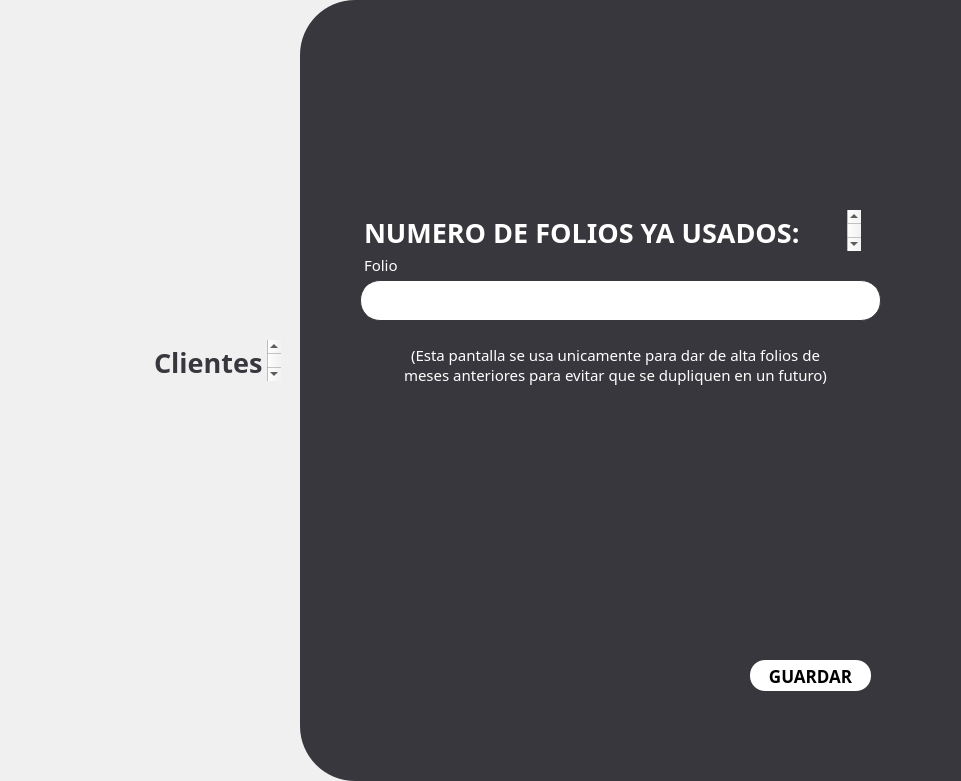
  <widget class="QFrame" name="frame_white">
   <property name="geometry">
    <rect>
     <x>340</x>
     <y>0</y>
     <width>961</width>
     <height>781</height>
    </rect>
   </property>
   <property name="styleSheet">
    <string notr="true">QFrame {
    border: none;       /* Color y grosor del borde */
    border-radius: 55px;          /* Radio de las esquinas */
    background-color: #f0f0f0;    /* Color de fondo */
    margin: 0px;                  /* Margen externo a 0 */
    padding: 0px;                 /* Espaciado interno a 0 */
}

</string>
   </property>
   <property name="frameShape">
    <enum>QFrame::StyledPanel</enum>
   </property>
   <property name="frameShadow">
    <enum>QFrame::Raised</enum>
   </property>
   <widget class="QFrame" name="frame_white_grey">
    <property name="geometry">
     <rect>
      <x>300</x>
      <y>0</y>
      <width>961</width>
      <height>781</height>
     </rect>
    </property>
    <property name="styleSheet">
     <string notr="true">QFrame {
    border: none;       /* Color y grosor del borde */
    border-radius: 55px;          /* Radio de las esquinas */
    background-color: #37373d;    /* Color de fondo */
    margin: 0px;                  /* Margen externo a 0 */
    padding: 0px;                 /* Espaciado interno a 0 */
}

</string>
    </property>
    <property name="frameShape">
     <enum>QFrame::StyledPanel</enum>
    </property>
    <property name="frameShadow">
     <enum>QFrame::Raised</enum>
    </property>
    <widget class="QPushButton" name="GuardarButton">
     <property name="geometry">
      <rect>
       <x>450</x>
       <y>660</y>
       <width>121</width>
       <height>31</height>
      </rect>
     </property>
     <property name="font">
      <font>
       <family>Montserrat</family>
       <pointsize>13</pointsize>
       <weight>75</weight>
       <bold>true</bold>
      </font>
     </property>
     <property name="styleSheet">
      <string notr="true">QPushButton{
		background: #FFFFFF; 
		 border-radius: 15px; 
}</string>
     </property>
     <property name="text">
      <string>GUARDAR</string>
     </property>
    </widget>
    <widget class="QTextBrowser" name="InfoPago">
     <property name="geometry">
      <rect>
       <x>60</x>
       <y>210</y>
       <width>501</width>
       <height>41</height>
      </rect>
     </property>
     <property name="sizePolicy">
      <sizepolicy hsizetype="Expanding" vsizetype="Expanding">
       <horstretch>0</horstretch>
       <verstretch>0</verstretch>
      </sizepolicy>
     </property>
     <property name="font">
      <font>
       <family>Montserrat</family>
      </font>
     </property>
     <property name="toolTipDuration">
      <number>-1</number>
     </property>
     <property name="autoFillBackground">
      <bool>false</bool>
     </property>
     <property name="styleSheet">
      <string notr="true">QTextBrowser {
    background: transparent;  /* Quitar el fondo */
	color:#FFFFFF;
    border: none;             /* Quitar el borde */
	margin: 0;                /* Eliminar márgenes */
}</string>
     </property>
     <property name="html">
      <string>&lt;!DOCTYPE HTML PUBLIC &quot;-//W3C//DTD HTML 4.0//EN&quot; &quot;http://www.w3.org/TR/REC-html40/strict.dtd&quot;&gt;
&lt;html&gt;&lt;head&gt;&lt;meta name=&quot;qrichtext&quot; content=&quot;1&quot; /&gt;&lt;style type=&quot;text/css&quot;&gt;
p, li { white-space: pre-wrap; }
&lt;/style&gt;&lt;/head&gt;&lt;body style=&quot; font-family:'Montserrat'; font-size:8.25pt; font-weight:400; font-style:normal;&quot;&gt;
&lt;p style=&quot; margin-top:0px; margin-bottom:0px; margin-left:0px; margin-right:0px; -qt-block-indent:0; text-indent:0px;&quot;&gt;&lt;span style=&quot; font-family:'MS Shell Dlg 2'; font-size:20pt; font-weight:600;&quot;&gt;NUMERO DE FOLIOS YA USADOS:&lt;/span&gt;&lt;/p&gt;&lt;/body&gt;&lt;/html&gt;</string>
     </property>
    </widget>
    <widget class="QLineEdit" name="NumCuentaHolder">
     <property name="geometry">
      <rect>
       <x>60</x>
       <y>280</y>
       <width>521</width>
       <height>41</height>
      </rect>
     </property>
     <property name="font">
      <font>
       <family>Montserrat</family>
       <pointsize>18</pointsize>
      </font>
     </property>
     <property name="layoutDirection">
      <enum>Qt::LeftToRight</enum>
     </property>
     <property name="styleSheet">
      <string notr="true">QLineEdit{
	border: 1px solid  #37373d;
		background: #FFFFFF; 
		 border-radius: 20px; 
}</string>
     </property>
     <property name="inputMask">
      <string/>
     </property>
     <property name="alignment">
      <set>Qt::AlignCenter</set>
     </property>
     <property name="placeholderText">
      <string/>
     </property>
    </widget>
    <widget class="QTextBrowser" name="NumCuenta">
     <property name="geometry">
      <rect>
       <x>60</x>
       <y>250</y>
       <width>291</width>
       <height>41</height>
      </rect>
     </property>
     <property name="sizePolicy">
      <sizepolicy hsizetype="Expanding" vsizetype="Expanding">
       <horstretch>0</horstretch>
       <verstretch>0</verstretch>
      </sizepolicy>
     </property>
     <property name="font">
      <font>
       <family>Montserrat</family>
       <pointsize>5</pointsize>
      </font>
     </property>
     <property name="toolTipDuration">
      <number>-1</number>
     </property>
     <property name="autoFillBackground">
      <bool>false</bool>
     </property>
     <property name="styleSheet">
      <string notr="true">QTextBrowser {
    background: transparent;  /* Quitar el fondo */
	color:#FFFFFF;
    border: none;             /* Quitar el borde */
	margin: 0;                /* Eliminar márgenes */
}</string>
     </property>
     <property name="html">
      <string>&lt;!DOCTYPE HTML PUBLIC &quot;-//W3C//DTD HTML 4.0//EN&quot; &quot;http://www.w3.org/TR/REC-html40/strict.dtd&quot;&gt;
&lt;html&gt;&lt;head&gt;&lt;meta name=&quot;qrichtext&quot; content=&quot;1&quot; /&gt;&lt;style type=&quot;text/css&quot;&gt;
p, li { white-space: pre-wrap; }
&lt;/style&gt;&lt;/head&gt;&lt;body style=&quot; font-family:'Montserrat'; font-size:5pt; font-weight:400; font-style:normal;&quot;&gt;
&lt;p style=&quot; margin-top:0px; margin-bottom:0px; margin-left:0px; margin-right:0px; -qt-block-indent:0; text-indent:0px;&quot;&gt;&lt;span style=&quot; font-size:11pt;&quot;&gt;Folio&lt;/span&gt;&lt;/p&gt;&lt;/body&gt;&lt;/html&gt;</string>
     </property>
    </widget>
    <widget class="QTextBrowser" name="NumCuenta_2">
     <property name="geometry">
      <rect>
       <x>100</x>
       <y>340</y>
       <width>431</width>
       <height>51</height>
      </rect>
     </property>
     <property name="sizePolicy">
      <sizepolicy hsizetype="Expanding" vsizetype="Expanding">
       <horstretch>0</horstretch>
       <verstretch>0</verstretch>
      </sizepolicy>
     </property>
     <property name="font">
      <font>
       <family>Montserrat</family>
       <pointsize>5</pointsize>
      </font>
     </property>
     <property name="toolTipDuration">
      <number>-1</number>
     </property>
     <property name="layoutDirection">
      <enum>Qt::LeftToRight</enum>
     </property>
     <property name="autoFillBackground">
      <bool>false</bool>
     </property>
     <property name="styleSheet">
      <string notr="true">QTextBrowser {
    background: transparent;  /* Quitar el fondo */
	color:#FFFFFF;
    border: none;             /* Quitar el borde */
	margin: 0;                /* Eliminar márgenes */
}</string>
     </property>
     <property name="html">
      <string>&lt;!DOCTYPE HTML PUBLIC &quot;-//W3C//DTD HTML 4.0//EN&quot; &quot;http://www.w3.org/TR/REC-html40/strict.dtd&quot;&gt;
&lt;html&gt;&lt;head&gt;&lt;meta name=&quot;qrichtext&quot; content=&quot;1&quot; /&gt;&lt;style type=&quot;text/css&quot;&gt;
p, li { white-space: pre-wrap; }
&lt;/style&gt;&lt;/head&gt;&lt;body style=&quot; font-family:'Montserrat'; font-size:5pt; font-weight:400; font-style:normal;&quot;&gt;
&lt;p align=&quot;center&quot; style=&quot; margin-top:0px; margin-bottom:0px; margin-left:0px; margin-right:0px; -qt-block-indent:0; text-indent:0px;&quot;&gt;&lt;span style=&quot; font-size:11pt;&quot;&gt;(Esta pantalla se usa unicamente para dar de alta folios de meses anteriores para evitar que se dupliquen en un futuro)&lt;/span&gt;&lt;/p&gt;&lt;/body&gt;&lt;/html&gt;</string>
     </property>
    </widget>
   </widget>
   <widget class="QTextBrowser" name="Clientes">
    <property name="geometry">
     <rect>
      <x>150</x>
      <y>340</y>
      <width>131</width>
      <height>41</height>
     </rect>
    </property>
    <property name="sizePolicy">
     <sizepolicy hsizetype="Expanding" vsizetype="Expanding">
      <horstretch>0</horstretch>
      <verstretch>0</verstretch>
     </sizepolicy>
    </property>
    <property name="font">
     <font>
      <family>Montserrat</family>
     </font>
    </property>
    <property name="toolTipDuration">
     <number>-1</number>
    </property>
    <property name="autoFillBackground">
     <bool>false</bool>
    </property>
    <property name="styleSheet">
     <string notr="true">QTextBrowser {
    background: transparent;  /* Quitar el fondo */
	color:#37373d;
    border: none;             /* Quitar el borde */
	margin: 0;                /* Eliminar márgenes */
}</string>
    </property>
    <property name="html">
     <string>&lt;!DOCTYPE HTML PUBLIC &quot;-//W3C//DTD HTML 4.0//EN&quot; &quot;http://www.w3.org/TR/REC-html40/strict.dtd&quot;&gt;
&lt;html&gt;&lt;head&gt;&lt;meta name=&quot;qrichtext&quot; content=&quot;1&quot; /&gt;&lt;style type=&quot;text/css&quot;&gt;
p, li { white-space: pre-wrap; }
&lt;/style&gt;&lt;/head&gt;&lt;body style=&quot; font-family:'Montserrat'; font-size:8.25pt; font-weight:400; font-style:normal;&quot;&gt;
&lt;p style=&quot; margin-top:0px; margin-bottom:0px; margin-left:0px; margin-right:0px; -qt-block-indent:0; text-indent:0px;&quot;&gt;&lt;span style=&quot; font-family:'MS Shell Dlg 2'; font-size:20pt; font-weight:600;&quot;&gt;Clientes&lt;/span&gt;&lt;/p&gt;&lt;/body&gt;&lt;/html&gt;</string>
    </property>
   </widget>
   <widget class="QLabel" name="NuevPendienteImg">
    <property name="geometry">
     <rect>
      <x>40</x>
      <y>310</y>
      <width>101</width>
      <height>111</height>
     </rect>
    </property>
    <property name="text">
     <string/>
    </property>
    <property name="pixmap">
     <pixmap>assets/RecadoFacturas.png</pixmap>
    </property>
    <property name="scaledContents">
     <bool>true</bool>
    </property>
   </widget>
  </widget>
